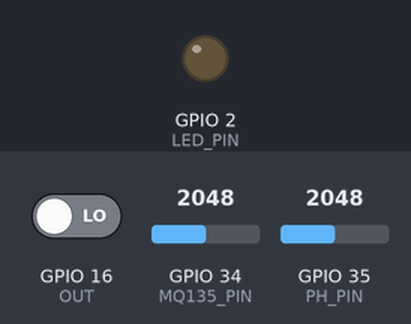
This sketch was run on a simulated ESP32. Parts: output pins drawn as LEDs (lit = HIGH). The inputs (shaded band) are chosen by the test bench; at power-on: GPIO 16 (OUT) LOW, GPIO 34 (MQ135_PIN) = 2048, GPIO 35 (PH_PIN) = 2048 (analog values on the 0–4095 scale). WiFi joins after 1.5 s; servers stay silent unless stated; pins used as bus, display or sensor lines are not drawn; what the sketch prints to the serial monitor is not drawn.

Above: at 7.5 s.
At 11.8 s:
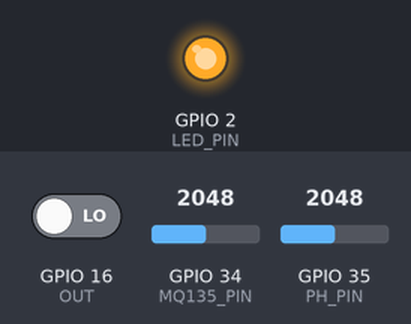
Timing chart, 0 to 18.1 s (numbered marks = the images above):
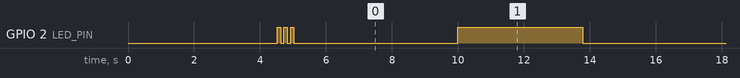

The sketch:

esp32_milk_monitor.ino
```cpp
/*
 * ====================================================================
 * GOAT MILK MONITOR - IoT System with ESP32
 * ====================================================================
 *
 * Hardware Requirements:
 * - ESP32 DevKit v1 or similar
 * - MQ135 Gas Sensor (analog)
 * - pH Sensor Module (pH-4502C or similar)
 * - TCS3200 Color Sensor (digital)
 * - 5V Power Supply
 *
 * Libraries Required:
 * - WiFi (built-in)
 * - Firebase_ESP_Client (by Mobizt)
 * - ArduinoJson (by Benoit Blanchon)
 *
 * Author: Goat Milk Monitor Team
 * Version: 1.0
 * Last Updated: 2025
 * ====================================================================
 */

#include <WiFi.h>
#include <Firebase_ESP_Client.h>
#include <ArduinoJson.h>

// Provide the token generation process info
#include "addons/TokenHelper.h"
// Provide the RTDB payload printing info and other helper functions
#include "addons/RTDBHelper.h"

// ====================================================================
// CONFIGURATION - EDIT THESE VALUES
// ====================================================================

// WiFi Credentials
const char* WIFI_SSID = "YOUR_WIFI_SSID";           // Ganti dengan nama WiFi Anda
const char* WIFI_PASSWORD = "YOUR_WIFI_PASSWORD";   // Ganti dengan password WiFi

// Firebase Configuration
#define FIREBASE_HOST "goat-milk-monitor-default-rtdb.asia-southeast1.firebasedatabase.app"
#define FIREBASE_AUTH "YOUR_FIREBASE_SECRET_OR_AUTH_TOKEN"  // Database secret atau auth token

// Pin Configuration (ESP32)
#define MQ135_PIN 34        // MQ135 analog pin (GPIO34 - ADC1_CH6)
#define PH_PIN 35           // pH sensor analog pin (GPIO35 - ADC1_CH7)

// TCS3200 Color Sensor Pins
#define S0 19               // TCS3200 S0
#define S1 18               // TCS3200 S1
#define S2 5                // TCS3200 S2
#define S3 17               // TCS3200 S3
#define OUT 16              // TCS3200 OUT

// LED Indicator (optional)
#define LED_PIN 2           // Built-in LED on most ESP32 boards

// Timing Configuration
#define READING_INTERVAL 10000    // Baca sensor setiap 10 detik (10000 ms)
#define CALIBRATION_SAMPLES 10    // Jumlah sample untuk kalibrasi

// ====================================================================
// GLOBAL VARIABLES
// ====================================================================

FirebaseData fbdo;
FirebaseAuth auth;
FirebaseConfig config;

unsigned long lastReadingTime = 0;
int readingCount = 0;
bool firebaseReady = false;

// Calibration values (adjust based on your sensor calibration)
float phCalibrationOffset = 0.0;      // pH offset calibration
int mq135BaselineValue = 50;           // MQ135 baseline in clean air

// ====================================================================
// FUNCTION PROTOTYPES
// ====================================================================

void setupWiFi();
void setupFirebase();
void setupSensors();
float readPH();
int readMQ135();
void readTCS3200(int &r, int &g, int &b);
String getColorName(int r, int g, int b);
void sendToFirebase(float pH, int mq135, int r, int g, int b, String colorName);
void printSensorData(float pH, int mq135, int r, int g, int b);
void blinkLED(int times);

// ====================================================================
// SETUP
// ====================================================================

void setup() {
  // Initialize Serial Monitor
  Serial.begin(115200);
  delay(1000);
  Serial.println();
  Serial.println("====================================");
  Serial.println("  GOAT MILK MONITOR - IoT System");
  Serial.println("  Platform: ESP32");
  Serial.println("====================================");
  Serial.println();

  // Setup LED
  pinMode(LED_PIN, OUTPUT);
  digitalWrite(LED_PIN, LOW);

  // Setup WiFi
  setupWiFi();

  // Setup Firebase
  setupFirebase();

  // Setup Sensors
  setupSensors();

  Serial.println("✅ System Ready!");
  Serial.println("Starting sensor readings...");
  Serial.println();

  // Blink LED 3 times to indicate ready
  blinkLED(3);
}

// ====================================================================
// MAIN LOOP
// ====================================================================

void loop() {
  // Check if it's time to read sensors
  if (millis() - lastReadingTime >= READING_INTERVAL) {
    lastReadingTime = millis();
    readingCount++;

    // Turn on LED during reading
    digitalWrite(LED_PIN, HIGH);

    Serial.println("------------------------------------");
    Serial.print("📊 Reading #");
    Serial.println(readingCount);
    Serial.println("------------------------------------");

    // Read all sensors
    float pH = readPH();
    int mq135 = readMQ135();
    int r, g, b;
    readTCS3200(r, g, b);
    String colorName = getColorName(r, g, b);

    // Print to Serial Monitor
    printSensorData(pH, mq135, r, g, b);

    // Send to Firebase
    if (firebaseReady) {
      sendToFirebase(pH, mq135, r, g, b, colorName);
    } else {
      Serial.println("⚠️  Firebase not ready, skipping upload");
    }

    Serial.println("------------------------------------");
    Serial.println();

    // Turn off LED after reading
    digitalWrite(LED_PIN, LOW);
  }

  // Keep WiFi connection alive
  if (WiFi.status() != WL_CONNECTED) {
    Serial.println("⚠️  WiFi disconnected! Reconnecting...");
    setupWiFi();
  }
}

// ====================================================================
// WiFi SETUP
// ====================================================================

void setupWiFi() {
  Serial.print("🌐 Connecting to WiFi: ");
  Serial.println(WIFI_SSID);

  WiFi.mode(WIFI_STA);
  WiFi.begin(WIFI_SSID, WIFI_PASSWORD);

  int attempts = 0;
  while (WiFi.status() != WL_CONNECTED && attempts < 30) {
    delay(500);
    Serial.print(".");
    attempts++;
  }

  if (WiFi.status() == WL_CONNECTED) {
    Serial.println();
    Serial.println("✅ WiFi Connected!");
    Serial.print("📍 IP Address: ");
    Serial.println(WiFi.localIP());
    Serial.print("📶 Signal Strength: ");
    Serial.print(WiFi.RSSI());
    Serial.println(" dBm");
  } else {
    Serial.println();
    Serial.println("❌ WiFi Connection Failed!");
    Serial.println("Please check SSID and Password");
  }
}

// ====================================================================
// FIREBASE SETUP
// ====================================================================

void setupFirebase() {
  Serial.println("🔥 Setting up Firebase...");

  // Assign the api key (required for token generation)
  config.database_url = FIREBASE_HOST;
  config.signer.tokens.legacy_token = FIREBASE_AUTH;

  // Assign the callback function for the long running token generation task
  config.token_status_callback = tokenStatusCallback; // see addons/TokenHelper.h

  // Initialize Firebase
  Firebase.begin(&config, &auth);
  Firebase.reconnectWiFi(true);

  // Set database read timeout
  fbdo.setBSSLBufferSize(4096, 1024);
  fbdo.setResponseSize(2048);

  Serial.println("✅ Firebase Configured!");
  firebaseReady = true;
}

// ====================================================================
// SENSORS SETUP
// ====================================================================

void setupSensors() {
  Serial.println("🔧 Setting up sensors...");

  // MQ135 setup (analog input)
  pinMode(MQ135_PIN, INPUT);

  // pH sensor setup (analog input)
  pinMode(PH_PIN, INPUT);

  // TCS3200 setup (digital pins)
  pinMode(S0, OUTPUT);
  pinMode(S1, OUTPUT);
  pinMode(S2, OUTPUT);
  pinMode(S3, OUTPUT);
  pinMode(OUT, INPUT);

  // Set TCS3200 frequency scaling to 20%
  digitalWrite(S0, HIGH);
  digitalWrite(S1, LOW);

  // Configure ADC for better accuracy
  analogReadResolution(12);  // ESP32 has 12-bit ADC (0-4095)
  analogSetAttenuation(ADC_11db);  // Full range: 0-3.3V

  // Preheat MQ135 sensor
  Serial.println("🔥 Preheating MQ135 sensor (2 seconds)...");
  delay(2000);

  Serial.println("✅ Sensors Ready!");
}

// ====================================================================
// READ pH SENSOR
// ====================================================================

float readPH() {
  // Read multiple samples for stability
  long sum = 0;
  for (int i = 0; i < CALIBRATION_SAMPLES; i++) {
    sum += analogRead(PH_PIN);
    delay(10);
  }

  float average = sum / CALIBRATION_SAMPLES;

  // Convert analog reading to voltage (ESP32: 0-4095 = 0-3.3V with 12-bit ADC)
  float voltage = average * (3.3 / 4095.0);

  // Convert voltage to pH
  // Formula for pH-4502C module (adjust for your sensor)
  // pH = 7 + [(2.5 - voltage) / 0.18]
  float pH = 7.0 + ((2.5 - voltage) / 0.18) + phCalibrationOffset;

  // Constrain pH to realistic range
  pH = constrain(pH, 0.0, 14.0);

  return pH;
}

// ====================================================================
// READ MQ135 SENSOR
// ====================================================================

int readMQ135() {
  // Read multiple samples for stability
  long sum = 0;
  for (int i = 0; i < CALIBRATION_SAMPLES; i++) {
    sum += analogRead(MQ135_PIN);
    delay(10);
  }

  float average = sum / CALIBRATION_SAMPLES;

  // Convert to 0-200 scale (adjust based on your calibration)
  // ESP32 ADC: 0-4095 with 12-bit resolution
  // Higher value = worse air quality (more gas detected)
  int mq135Value = map(average, 0, 4095, 0, 200);

  return mq135Value;
}

// ====================================================================
// READ TCS3200 COLOR SENSOR
// ====================================================================

void readTCS3200(int &r, int &g, int &b) {
  // Read RED
  digitalWrite(S2, LOW);
  digitalWrite(S3, LOW);
  delay(100);
  r = pulseIn(OUT, LOW);
  r = map(r, 25, 72, 255, 0);  // Adjust these values based on calibration

  // Read GREEN
  digitalWrite(S2, HIGH);
  digitalWrite(S3, HIGH);
  delay(100);
  g = pulseIn(OUT, LOW);
  g = map(g, 30, 90, 255, 0);  // Adjust these values based on calibration

  // Read BLUE
  digitalWrite(S2, LOW);
  digitalWrite(S3, HIGH);
  delay(100);
  b = pulseIn(OUT, LOW);
  b = map(b, 25, 70, 255, 0);  // Adjust these values based on calibration

  // Constrain to valid RGB range
  r = constrain(r, 0, 255);
  g = constrain(g, 0, 255);
  b = constrain(b, 0, 255);
}

// ====================================================================
// GET COLOR NAME
// ====================================================================

String getColorName(int r, int g, int b) {
  // Calculate average RGB (brightness)
  int avg = (r + g + b) / 3;

  // Determine color based on RGB values and average
  if (avg >= 245) {
    return "Putih";           // White - Very clean milk
  } else if (avg >= 240) {
    return "Putih Kekuningan"; // Off-white - Slightly aged
  } else if (avg >= 200) {
    return "Kekuningan";      // Yellowish - Aged milk
  } else {
    return "Kuning";          // Yellow - Spoiled
  }
}

// ====================================================================
// SEND DATA TO FIREBASE
// ====================================================================

void sendToFirebase(float pH, int mq135, int r, int g, int b, String colorName) {
  Serial.println("📤 Sending to Firebase...");

  // Create RGB string in format "R,G,B"
  String rgbString = String(r) + "," + String(g) + "," + String(b);

  // Create JSON object
  FirebaseJson json;
  json.set("pH", pH);
  json.set("mq135", mq135);
  json.set("rgb", rgbString.c_str());
  json.set("color", colorName.c_str());
  json.set("timestamp", millis());

  // Generate unique ID for this reading
  String readingID = "reading_" + String(millis());

  // Push to Firebase
  String path = "/readings/" + readingID;

  if (Firebase.RTDB.setJSON(&fbdo, path.c_str(), &json)) {
    Serial.println("✅ Data sent successfully!");
    Serial.print("📍 Path: ");
    Serial.println(path);
    blinkLED(1);  // Quick blink on success
  } else {
    Serial.println("❌ Failed to send data");
    Serial.print("⚠️  Error: ");
    Serial.println(fbdo.errorReason());
    blinkLED(5);  // Fast blinks on error
  }
}

// ====================================================================
// PRINT SENSOR DATA TO SERIAL
// ====================================================================

void printSensorData(float pH, int mq135, int r, int g, int b) {
  Serial.println("📊 Sensor Readings:");
  Serial.println("   ┌─────────────────────────────┐");
  Serial.print("   │ pH Level    : ");
  Serial.print(pH, 2);

  // Determine pH quality
  if (pH >= 6.5 && pH <= 6.8) {
    Serial.println(" ✅ OPTIMAL");
  } else if (pH >= 6.2 && pH <= 6.9) {
    Serial.println(" ⚠️  SEDANG");
  } else {
    Serial.println(" ❌ BURUK");
  }

  Serial.print("   │ MQ135       : ");
  Serial.print(mq135);

  // Determine MQ135 quality
  if (mq135 < 70) {
    Serial.println(" ✅ SEGAR");
  } else if (mq135 < 100) {
    Serial.println(" ⚠️  SEDANG");
  } else {
    Serial.println(" ❌ BURUK");
  }

  Serial.print("   │ RGB         : ");
  Serial.print(r);
  Serial.print(", ");
  Serial.print(g);
  Serial.print(", ");
  Serial.println(b);

  int avg = (r + g + b) / 3;
  Serial.print("   │ RGB Average : ");
  Serial.print(avg);

  // Determine color quality
  if (avg >= 245) {
    Serial.println(" ✅ PUTIH BERSIH");
  } else if (avg >= 240) {
    Serial.println(" ⚠️  KEKUNINGAN");
  } else {
    Serial.println(" ❌ KUNING");
  }

  Serial.println("   └─────────────────────────────┘");

  // Overall quality prediction
  Serial.print("   🎯 Predicted Quality: ");
  if (pH >= 6.5 && pH <= 6.8 && mq135 < 70 && avg >= 245) {
    Serial.println("BAIK ✅");
  } else if (mq135 > 100 || pH < 6.0 || pH > 7.0) {
    Serial.println("BURUK ❌");
  } else {
    Serial.println("SEDANG ⚠️");
  }
}

// ====================================================================
// LED BLINK HELPER
// ====================================================================

void blinkLED(int times) {
  for (int i = 0; i < times; i++) {
    digitalWrite(LED_PIN, HIGH);
    delay(100);
    digitalWrite(LED_PIN, LOW);
    delay(100);
  }
}

// ====================================================================
// END OF CODE
// ====================================================================
```

Measured:
- by itself, GPIO 2 (LED_PIN): HIGH → LOW at 4.6 s, → HIGH 0.10 s later, → LOW 0.10 s later, → HIGH 0.10 s later, … (29 changes in this stretch)
